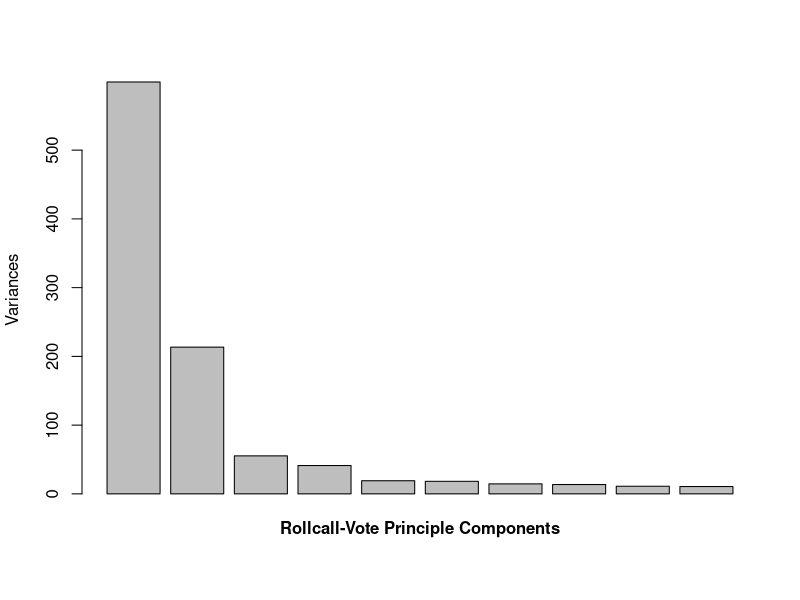
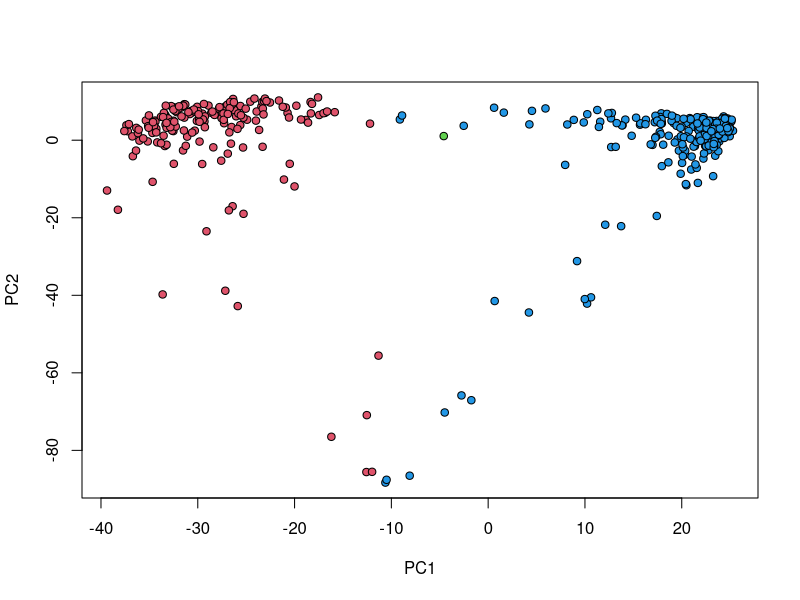
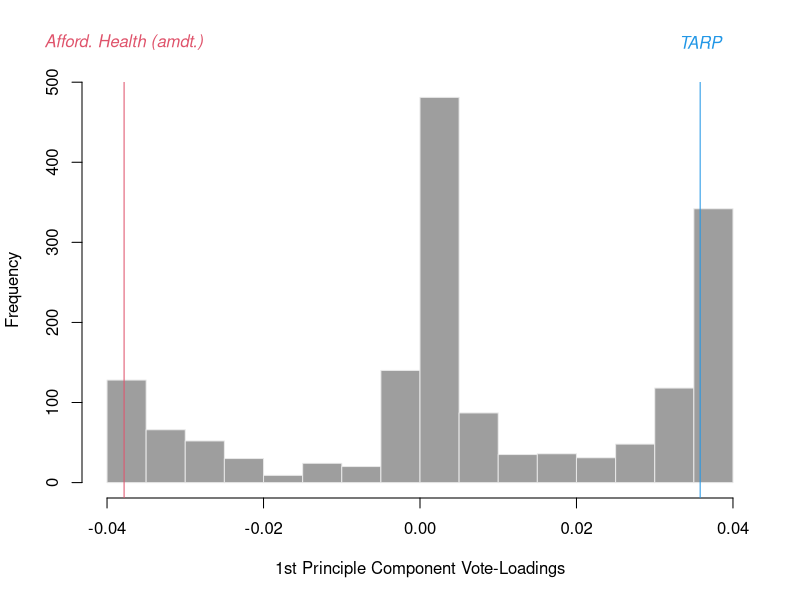

The R script that drew these images, in order:

##### *** rollcall voting *** #####

votes <- read.csv("rollcall-votes.csv")
legis <- read.csv("rollcall-members.csv", strings=T)

pcavote <- prcomp(votes, scale=TRUE)
plot(pcavote, main="")
mtext(side=1, "Rollcall-Vote Principle Components",  line=1, font=2)

votepc <- predict(pcavote) # scale(votes)%*%pcavote$rotation
plot(votepc[,1:2], pch=21, bg=(4:2)[legis$party], main="")

# big scores on pc1 are left and right ideologically
votepc[order(votepc[,1])[1:5],1]
votepc[order(-votepc[,1])[1:5],1]

# big scores -/+ on pc 2?
votepc[order(votepc[,2])[1:5],2]
votepc[order(-votepc[,2])[1:5],2]

# look at the loadings
loadings <- pcavote$rotation[,1:2]

## the 1st is traditional left-right
hist(loadings[,1], main="", xlab="1st Principle Component Vote-Loadings",
     col=8, border=grey(.9))
abline(v=loadings[884,1], col=2)
text(x=loadings[884,1], y=550, "Afford. Health (amdt.)", xpd=TRUE, col=2, font=3)
abline(v=loadings[25,1], col=4)
text(x=loadings[25,1], y=550, "TARP", xpd=TRUE, col=4, font=3)

## trying to interpret the 2nd factor
loadings[order(abs(loadings[,2]), decreasing=TRUE)[1:5],2]
## attendance!
sort(rowSums(votes==0), decreasing=TRUE)[1:5]





